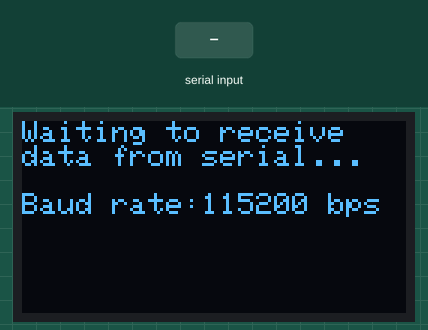
This sketch was run on a simulated Arduino Uno, built with avr-gcc and run on an emulated ATmega328P. Parts: 128×64 one-colour display. The inputs (shaded band) are chosen by the test bench. What the sketch prints to the serial monitor is not drawn.

Above: at 1.2 s.
1.3 s: "90,45\n" received over Serial
At 2.0 s:
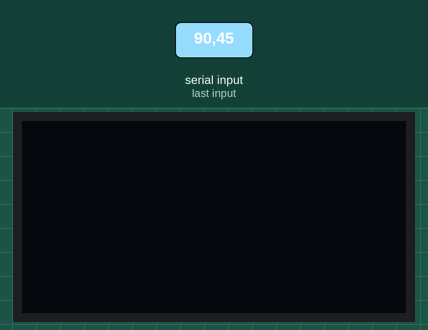
2.8 s: "1,90,45\n" received over Serial
At 3.8 s:
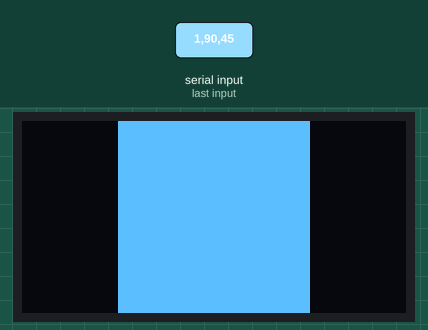
4.3 s: "30,150\n" received over Serial
At 4.8 s:
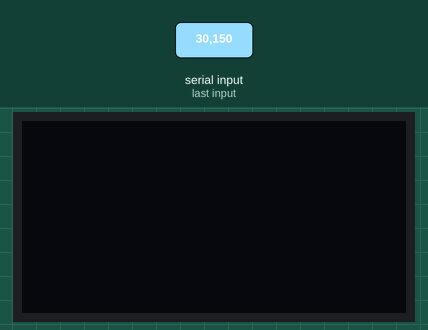
5.8 s: "1,90\n" received over Serial
At 6.9 s:
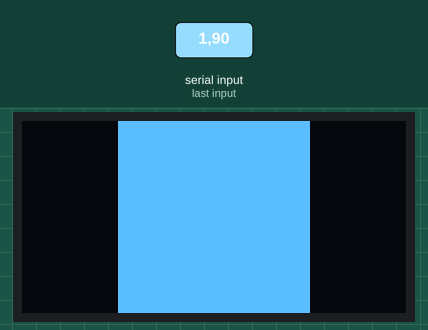
Timing chart, 0 to 8.3 s (numbered marks = the images above; inputs shaded):
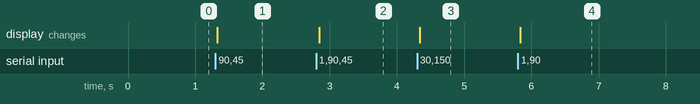

The sketch:

DisplayShapeSerialIn.ino
```cpp
/**
 * Takes in two parameters off of serial as comma separated text-encoded
 * data: shapeType, shapeSize
 *
 * shapeType is either 0, 1, 2 corresponding to CIRCLE, SQUARE, TRIANGLE
 * shapeSize is a float between [0, 1] inclusive that corresponds to shape size
 *
 * Designed to work with the p5.js app:
 *  - Live page: https://makeabilitylab.github.io/p5js/WebSerial/p5js/DisplayShapeOut/
 *  - Code: https://github.com/makeabilitylab/p5js/tree/master/WebSerial/p5js/DisplayShapeOut
 *
 * By Jon E. Froehlich
 * @jonfroehlich
 * http://makeabilitylab.io
 *
 */

// #include <SPI.h> // Comment out when using i2c
#include <Wire.h>
#include <Adafruit_GFX.h>
#include <Adafruit_SSD1306.h>

#define SCREEN_WIDTH 128 // OLED display width, in pixels
#define SCREEN_HEIGHT 64 // OLED display height, in pixels

// Declaration for an SSD1306 display connected to I2C (SDA, SCL pins)
#define OLED_RESET     4 // Reset pin # (or -1 if sharing Arduino reset pin)
Adafruit_SSD1306 _display(SCREEN_WIDTH, SCREEN_HEIGHT, &Wire, OLED_RESET);

// New enum for tracking shape types
enum ShapeType {
  CIRCLE,
  SQUARE,
  TRIANGLE,
};

ShapeType _curShapeType = CIRCLE; // tracks current shape type
float _curShapeSizeFraction = -1; // tracks current shape fraction

const int MIN_SHAPE_SIZE = 4;     // min shape size
int _maxShapeSize;                // max shape size (dependent on display width/height)

const long BAUD_RATE = 115200;
void setup() {
  Serial.begin(BAUD_RATE);

  // SSD1306_SWITCHCAPVCC = generate display voltage from 3.3V internally
  if(!_display.begin(SSD1306_SWITCHCAPVCC, 0x3D)) { // Address 0x3D for 128x64
    Serial.println(F("SSD1306 allocation failed"));
    for(;;); // Don't proceed, loop forever
  }

  _maxShapeSize = min(_display.width(), _display.height());

  _display.clearDisplay();
  _display.setTextSize(1);      // Normal 1:1 pixel scale
  _display.setTextColor(SSD1306_WHITE); // Draw white text
  _display.setCursor(0, 0);     // Start at top-left corner
  _display.print("Waiting to receive\ndata from serial...");
  _display.println("\n");
  _display.print("Baud rate:");
  _display.print(BAUD_RATE);
  _display.print(" bps");
  _display.display();
}

void loop() {
  // Check to see if there is any incoming serial data
  if(Serial.available() > 0){
    // If we're here, then serial data has been received
    // Read data off the serial port until we get to the endline delimiter ('\n')
    // Store all of this data into a string
    String rcvdSerialData = Serial.readStringUntil('\n');

    // Parse out the comma separated string
    int indexOfComma = rcvdSerialData.indexOf(',');

    if(indexOfComma != -1){
      // Parse out the shape type, which should be 0 (circle), 1 (square), 2 (triangle)
      String strShapeType = rcvdSerialData.substring(0, indexOfComma);
      int shapeType = strShapeType.toInt();
      _curShapeType = (ShapeType)shapeType;

      // Parse out shape size fraction, a float between [0, 1]
      String strShapeSize = rcvdSerialData.substring(indexOfComma + 1, rcvdSerialData.length());
      _curShapeSizeFraction = strShapeSize.toFloat();

      if(_curShapeSizeFraction < 0){
        _curShapeSizeFraction = 0;
      }else if(_curShapeSizeFraction > 1){
        _curShapeSizeFraction = 1;
      }
    }

    // Echo the data back on serial (for debugging purposes)
    // This is not necessary but helpful. Then the webpage can
    // display this debug output (if necessary)
    Serial.print("# Arduino Received: '");
    Serial.print(rcvdSerialData);
    Serial.println("'");
  }

  // if no data has arrived, shape fraction will be < 0
  if(_curShapeSizeFraction > 0){
    drawShape(_curShapeType, _curShapeSizeFraction);
  }
}

/**
 * drawShape draws the given shapeType at the given fractionSize
 *
 * shapeType: an enum of ShapeType
 * fractionSize: a float value between [0, 1] inclusive
 */
void drawShape(ShapeType shapeType, float fractionSize){
  _display.clearDisplay();

  int shapeSize = MIN_SHAPE_SIZE + fractionSize * (_maxShapeSize - MIN_SHAPE_SIZE);
  int halfShapeSize = shapeSize / 2;
  int xCenter = _display.width() / 2;
  int yCenter = _display.height() / 2;
  int xLeft =  xCenter - halfShapeSize;
  int yTop =  yCenter - halfShapeSize;

  // Render the appropriate shape
  if(shapeType == CIRCLE){
    _display.fillRoundRect(xLeft, yTop, shapeSize, shapeSize, halfShapeSize, SSD1306_WHITE);
  }else if(shapeType == SQUARE){
    _display.fillRect(xLeft, yTop, shapeSize, shapeSize, SSD1306_WHITE);
  }else if(shapeType == TRIANGLE){
    int x1 = xCenter - halfShapeSize;
    int y1 = yCenter + halfShapeSize;

    int x2 = xCenter;
    int y2 = yCenter - halfShapeSize;

    int x3 = xCenter + halfShapeSize;
    int y3 = y1;

    _display.fillTriangle(x1, y1, x2, y2, x3, y3, SSD1306_WHITE);
  }

  _display.display();
}
```

Measured:
- after the input at 1.3 s, the display: changes at once (image 1)
- after the input at 2.8 s, the display: changes after 0.05 s (image 2)
- after the input at 4.3 s, the display: changes at once (image 3)
- after the input at 5.8 s, the display: changes at once (image 4)
